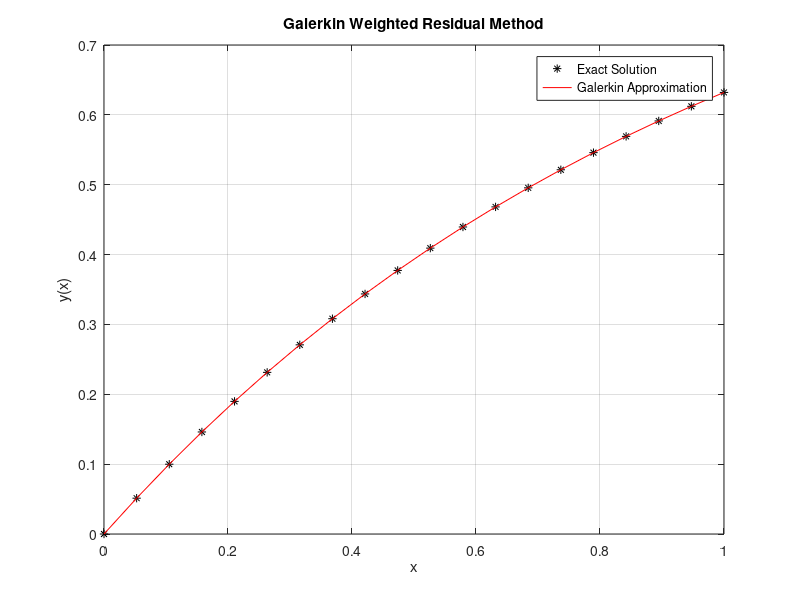

This figure's MATLAB source:
% Use Galerkin weighted residual method to approximate the solution of the
% initial value problem
%
% dy/dx + y = 1,   0 < x < 1,
% y(0) = 0
%
% and compare with the exact solution
% y(x) = 1 - exp(-x)

function galerkin1
clc
clf
clear all
n = 6;
A = zeros(n,n);
B = zeros(n,1);
for i = 1:n
    B(i) = 1/(i+1);
    for j = 1:n
        A(i,j) = j/(i+j) + 1/(i+j+1);
    end
end
C = A\B;
x = linspace(0,1,20);
yG = zeros(size(x));
for j = 1:n
    yG = yG + C(j).*x.^j;
end
yE = 1 - exp(-x);
figure
plot(x,yE,'*k')
hold on
plot(x,yG,'-r')
xlabel('x')
ylabel('y(x)')
title('Galerkin Weighted Residual Method')
legend('Exact Solution','Galerkin Approximation')
grid on
fprintf(' x approximate exact absolute error \n')
for i=1:length(x)
    fprintf('%11.8f %11.8f %11.8f %11.8f\n', x(i), yG(i), yE(i), abs(yE(i)-yG(i)));
end
